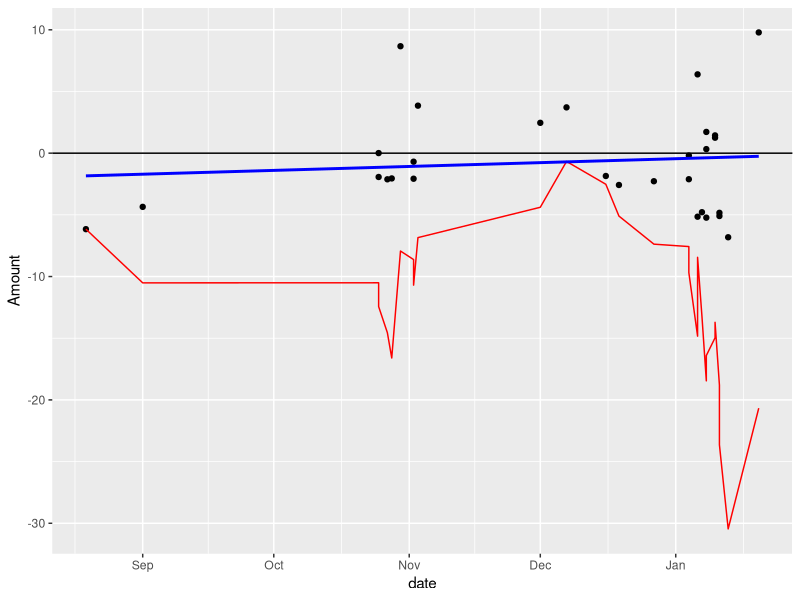

Recreate this plot in R.
library(readr)
library(ggplot2)
library(dplyr)

history <- read_csv("History.csv")
df <- data.frame(history)
df["Date.UTC."] <- as.Date(df[, "Date.UTC."])
glimpse(df)
names(df)[1] <- "date"
names(df)
df1 <- df %>% filter(type == "REALIZED_PNL")
glimpse(df1)
cum_amount <- c(df1[1, "Amount"], rep(0, 28))
for (i in 2:length(df1[, "Amount"])) {
    cum_amount[i] <- sum(df1[i, "Amount"], cum_amount[i - 1])
}
df1["cum_amt"] <- cum_amount
plot <- ggplot(df1) +
    geom_point(data = df1, aes(date, Amount)) +
    geom_line(aes(date, cum_amt), colour = "red", data = df1) +
    geom_hline(yintercept = 0) +
    geom_smooth(aes(date, Amount), colour = "blue", data = df1, method = "lm", se = FALSE)
print(plot)
sum(df1["Amount"] > 1)
sum(df1["Amount"] < 1)
sum(df1["Amount"])
